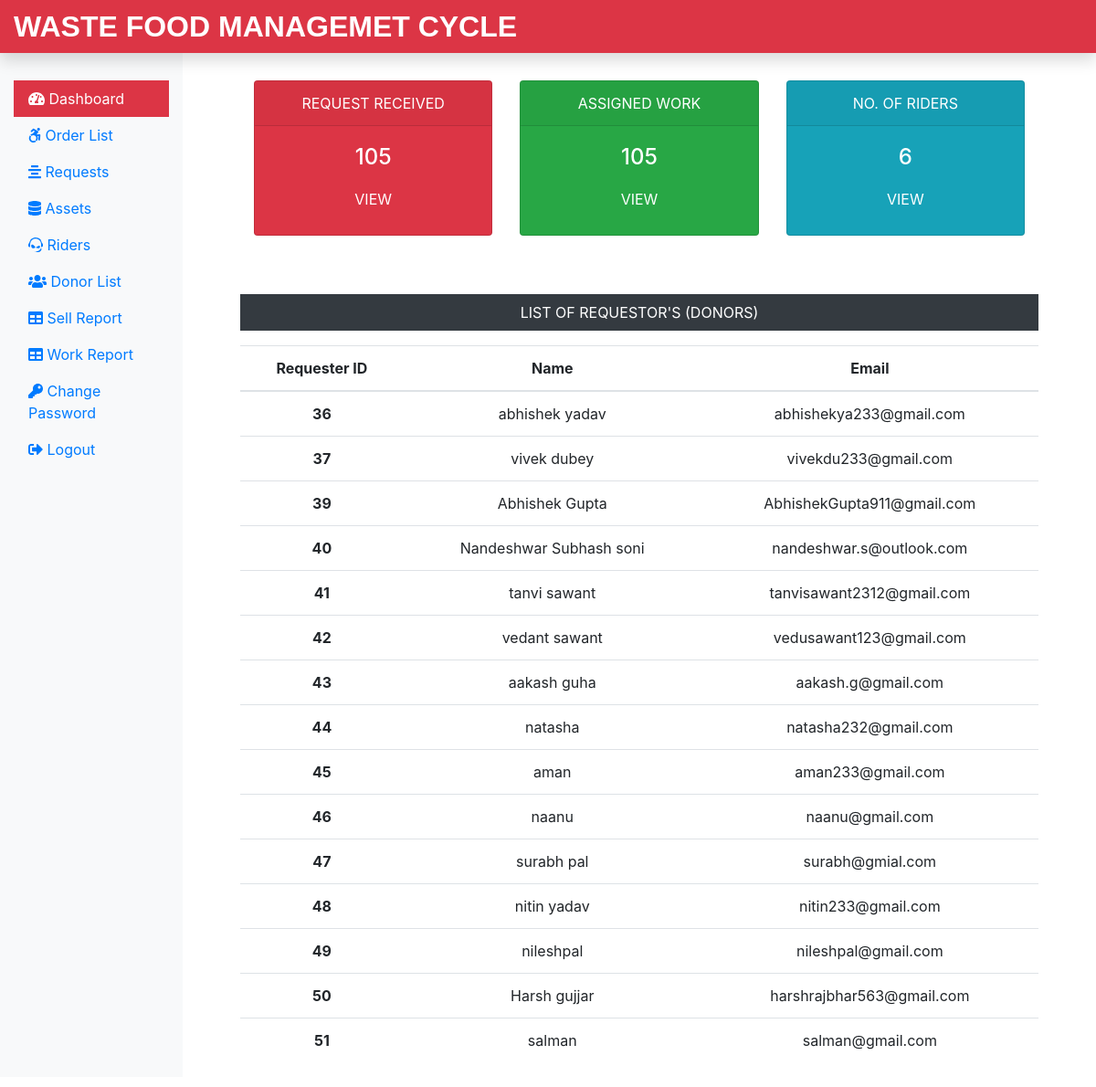
The app's page /Admin/dashboard.php (signed in) with its own data.
### tables this page shows
CREATE TABLE `requesterlogin_tb` (
  `r_login_id` int(11) NOT NULL,
  `r_name` varchar(60) NOT NULL,
  `r_email` varchar(60) NOT NULL,
  `r_password` varchar(60) NOT NULL
);

### Admin/dashboard.php (the view, shortened to what this page needs)
<?php
include('includes/header.php');
include('../dbConnection.php');
 $sql = "SELECT max(request_id) FROM submitrequest_tb";
 $result = $conn->query($sql);
 $row = mysqli_fetch_row($result);
 $submitrequest = $row[0];
 $sql = "SELECT max(request_id) FROM assignwork_tb";
 $result = $conn->query($sql);
 $row = mysqli_fetch_row($result);
 $assignwork = $row[0];
 $sql = "SELECT * FROM riders_tb";
 $result = $conn->query($sql);
 $totaltech = $result->num_rows;
?>
<div class="col-sm-9 col-md-10">
  <div class="row mx-5 text-center">
    <div class="col-sm-4 mt-5">
      <div class="card text-white bg-danger mb-3" style="max-width: 18rem;">
        <div class="card-header">REQUEST RECEIVED</div>
        <div class="card-body">
          <h4 class="card-title">
            <?php echo $submitrequest; ?>
          </h4>
          <a class="btn text-white" href="request.php">VIEW</a>
        </div>
      </div>
    </div>
    <div class="col-sm-4 mt-5">
      <div class="card text-white bg-success mb-3" style="max-width: 18rem;">
        <div class="card-header">ASSIGNED WORK</div>
        <div class="card-body">
          <h4 class="card-title">
            <?php echo $assignwork; ?>
          </h4>
          <a class="btn text-white" href="work.php">VIEW</a>
        </div>
      </div>
    </div>
    <div class="col-sm-4 mt-5">
      <div class="card text-white bg-info mb-3" style="max-width: 18rem;">
        <div class="card-header">NO. OF RIDERS</div>
        <div class="card-body">
          <h4 class="card-title">
            <?php echo $totaltech; ?>
          </h4>
          <a class="btn text-white" href="technician.php">VIEW</a>
        </div>
      </div>
    </div>
  </div>
  <div class="mx-5 mt-5 text-center">
    <p class=" bg-dark text-white p-2">LIST OF REQUESTOR'S (DONORS)</p>
    <?php
    $sql = "SELECT * FROM requesterlogin_tb";
    $result = $conn->query($sql);
    if($result->num_rows > 0){
 echo '<table class="table">
  <thead>
   <tr>
    <th scope="col">Requester ID</th>
    <th scope="col">Name</th>
    <th scope="col">Email</th>
   </tr>
  </thead>
  <tbody>';
  while($row = $result->fetch_assoc()){
   echo '<tr>';
    echo '<th scope="row">'.$row["r_login_id"].'</th>';
    echo '<td>'. $row["r_name"].'</td>';
    echo '<td>'.$row["r_email"].'</td>';
  }
 echo '</tbody>
 </table>';
} else {
  echo "0 Result";
}
?>
  </div>
</div>
</div>
</div>
<?php
include('includes/footer.php');
?>

### Admin/includes/header.php (shortened to what this page needs)
<!DOCTYPE html>
<html lang="en">
<head>
 <link rel="stylesheet" href="../css/bootstrap.min.css">
 <link rel="stylesheet" href="../css/all.min.css">
 <link rel="stylesheet" href="../css/custom.css">
</head>
<body>
 <nav class="navbar navbar-dark fixed-top bg-danger p-0 shadow">
  <a class="navbar-brand col-sm-3 col-md-2 mr-0" href="dashboard.php">WASTE FOOD MANAGEMET CYCLE</a>
 </nav>
 <div class="container-fluid mb-5" style="margin-top:40px;">
  <div class="row">
   <nav class="col-sm-3 col-md-2 bg-light sidebar py-5 d-print-none">
    <div class="sidebar-sticky">
     <ul class="nav flex-column">
      <li class="nav-item">
       <a class="nav-link <?php if(PAGE == 'dashboard') { echo 'active'; } ?> " href="dashboard.php">
        <i class="fas fa-tachometer-alt"></i>
        Dashboard
       </a>
      </li>
      <li class="nav-item">
       <a class="nav-link <?php if(PAGE == 'work') { echo 'active'; } ?>" href="work.php">
        <i class="fab fa-accessible-icon"></i>
        Order List
       </a>
      </li>
      <li class="nav-item">
       <a class="nav-link <?php if(PAGE == 'request') { echo 'active'; } ?>" href="request.php">
        <i class="fas fa-align-center"></i>
        Requests
       </a>
      </li>
      <li class="nav-item">
       <a class="nav-link <?php if(PAGE == 'assets') { echo 'active'; } ?>" href="assets.php">
        <i class="fas fa-database"></i>
        Assets
       </a>
      </li>
      <li class="nav-item">
       <a class="nav-link <?php if(PAGE == 'technician') { echo 'active'; } ?>" href="rider.php">
        <i class="fab fa-teamspeak"></i>
        Riders
       </a>
      </li>
      <li class="nav-item">
       <a class="nav-link <?php if(PAGE == 'requesters') { echo 'active'; } ?>" href="requester.php">
        <i class="fas fa-users"></i>
        Donor List
       </a>
      </li>
      <li class="nav-item">
       <a class="nav-link <?php if(PAGE == 'sellreport') { echo 'active'; } ?>" href="soldproductreport.php">
        <i class="fas fa-table"></i>
        Sell Report
       </a>
      </li>
      <li class="nav-item">
       <a class="nav-link <?php if(PAGE == 'workreport') { echo 'active'; } ?>" href="workreport.php">
        <i class="fas fa-table"></i>
        Work Report
       </a>
      </li>
      <li class="nav-item">
       <a class="nav-link <?php if(PAGE == 'changepass') { echo 'active'; } ?>" href="changepass.php">
        <i class="fas fa-key"></i>
        Change Password
       </a>
      </li>
      <li class="nav-item">
       <a class="nav-link" href="../logout.php">
        <i class="fas fa-sign-out-alt"></i>
        Logout
       </a>
      </li>
     </ul>
    </div>
   </nav>

### Admin/includes/footer.php (shortened to what this page needs)
</body>
</html>

### css/custom.css (style rules this page uses)
.navbar-brand { font-family: 'Ubuntu', sans-serif; font-size: 2em; font-weight: bold; }
.active { color: white; background-color: #DC3545; }

### records on screen
requesterlogin_tb: r_login_id "36", r_name "abhishek yadav", r_email "abhishekya233@gmail.com"
requesterlogin_tb: r_login_id "37", r_name "vivek dubey", r_email "vivekdu233@gmail.com"
requesterlogin_tb: r_login_id "39", r_name "Abhishek Gupta", r_email "AbhishekGupta911@gmail.com"
requesterlogin_tb: r_login_id "40", r_name "Nandeshwar Subhash soni", r_email "nandeshwar.s@outlook.com"
requesterlogin_tb: r_login_id "41", r_name "tanvi sawant", r_email "tanvisawant2312@gmail.com"
requesterlogin_tb: r_login_id "42", r_name "vedant sawant", r_email "vedusawant123@gmail.com"
requesterlogin_tb: r_login_id "43", r_name "aakash guha", r_email "aakash.g@gmail.com"
requesterlogin_tb: r_login_id "44", r_name "natasha", r_email "natasha232@gmail.com"
requesterlogin_tb: r_login_id "45", r_name "aman", r_email "aman233@gmail.com"
requesterlogin_tb: r_login_id "46", r_name "naanu", r_email "naanu@gmail.com"
requesterlogin_tb: r_login_id "47", r_name "surabh pal", r_email "surabh@gmial.com"
requesterlogin_tb: r_login_id "48", r_name "nitin yadav", r_email "nitin233@gmail.com"
requesterlogin_tb: r_login_id "49", r_name "nileshpal", r_email "nileshpal@gmail.com"
requesterlogin_tb: r_login_id "50", r_name "Harsh gujjar", r_email "harshrajbhar563@gmail.com"
requesterlogin_tb: r_login_id "51", r_name "salman", r_email "salman@gmail.com"

### other values on screen
$submitrequest "105"
$assignwork "105"
$totaltech "6"
